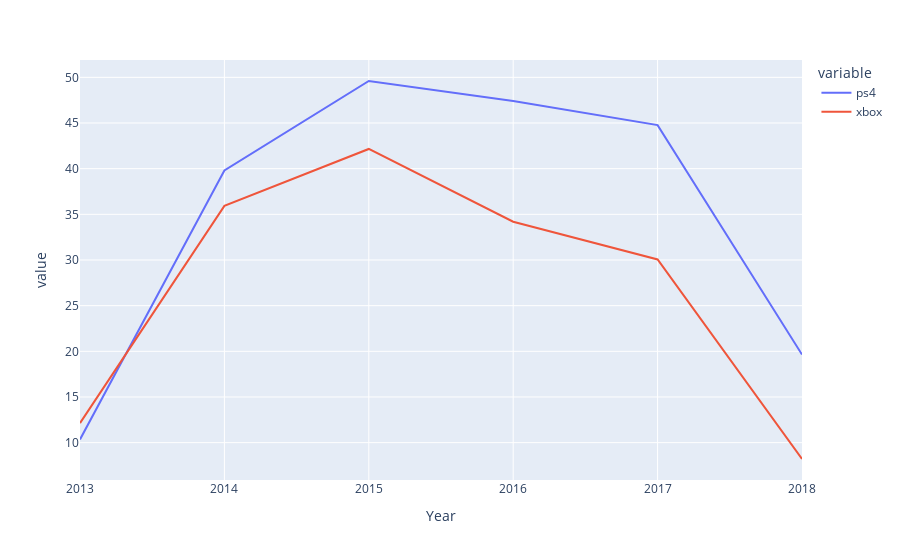

The code cell stored with this chart in its notebook:
### Code cell
fig = px.line(sales_NA, x="Year", y=["ps4", "xbox"])
fig.show()

### Figure 1 — Plotly figure (JSON) as saved in the notebook; plotly's stock layout.template omitted (floating-point values rounded to 4 significant figures)
{"data": [{"hovertemplate": "variable=ps4<br>Year=%{x}<br>value=%{y}<extra></extra>", "legendgroup": "ps4", "line": {"color": "#636efa", "dash": "solid"}, "marker": {"symbol": "circle"}, "mode": "lines", "name": "ps4", "orientation": "v", "showlegend": true, "type": "scatter", "x": [2013, 2014, 2015, 2016, 2017, 2018], "xaxis": "x", "y": [10.35, 39.8, 49.6, 47.4, 44.77, 19.65], "yaxis": "y"}, {"hovertemplate": "variable=xbox<br>Year=%{x}<br>value=%{y}<extra></extra>", "legendgroup": "xbox", "line": {"color": "#EF553B", "dash": "solid"}, "marker": {"symbol": "circle"}, "mode": "lines", "name": "xbox", "orientation": "v", "showlegend": true, "type": "scatter", "x": [2013, 2014, 2015, 2016, 2017, 2018], "xaxis": "x", "y": [12.14, 35.92, 42.16, 34.19, 30.06, 8.21], "yaxis": "y"}], "layout": {"autosize": true, "legend": {"title": {"text": "variable"}, "tracegroupgap": 0}, "margin": {"t": 60}, "xaxis": {"anchor": "y", "autorange": true, "domain": [0, 1], "range": [2013, 2018], "title": {"text": "Year"}, "type": "linear"}, "yaxis": {"anchor": "x", "autorange": true, "domain": [0, 1], "range": [5.911, 51.9], "title": {"text": "value"}, "type": "linear"}}}
